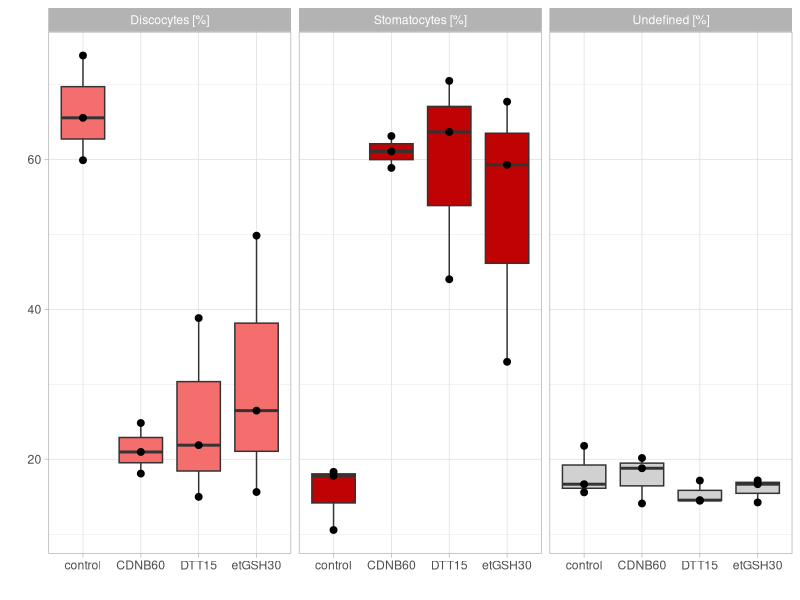

The R script that drew this image: (Note: this script raises an error after producing the figure.)
library(ggplot2)
library(ggpubr)
library(openxlsx)
library(data.table)


all_Data <- data.table(
  read.xlsx("Microscopy_repletion.xlsx"))

type = factor(all_Data$CellType, level = c("Discocyte", "Stomatocyte", "kA"))

ggplot(data = all_Data,
       aes(x = factor(
         sample, 
         level = c("control", "CDNB60", "DTT15", "etGSH30")), 
           y = CellPercent)) +
  
  geom_boxplot(show.legend = FALSE, aes(fill = type)) +
  scale_fill_manual(values=c("#f56e6e", "#bf0202", "#d1d1d1"), name ="") +
  
  facet_wrap(~factor(CellType, 
                     level = c("Discocyte", "Stomatocyte", "kA"),
                     labels = c("Discocytes [%]", "Stomatocytes [%]", "Undefined [%]"))) +
  
  geom_point(color = "#000000", size = 2) +
  
  labs(
    # title = (""), 
    x="", 
    y="") +
  
  theme(
    plot.title = element_blank()
  ) +
  
  theme_light() +
  
  #stat_compare_means(comparisons = list(c("control","CDNB60"),
                                        #c("control","DTT15"),
                                        #c("control","etGSH30"),
                                        #c("CDNB60","DTT15"),
                                        #c("CDNB60","etGSH30"),
                                        #c("DTT15","etGSH30")),
                     #label = "p.signif", method = "wilcox.test")


ggsave("result_repletion2.tiff", path = "C:/Users/Rickman/Documents/GitHub/R-graphs/Graphs and figures", units = "in", dpi=300, compression = 'lzw', width = 8, height = 6)

